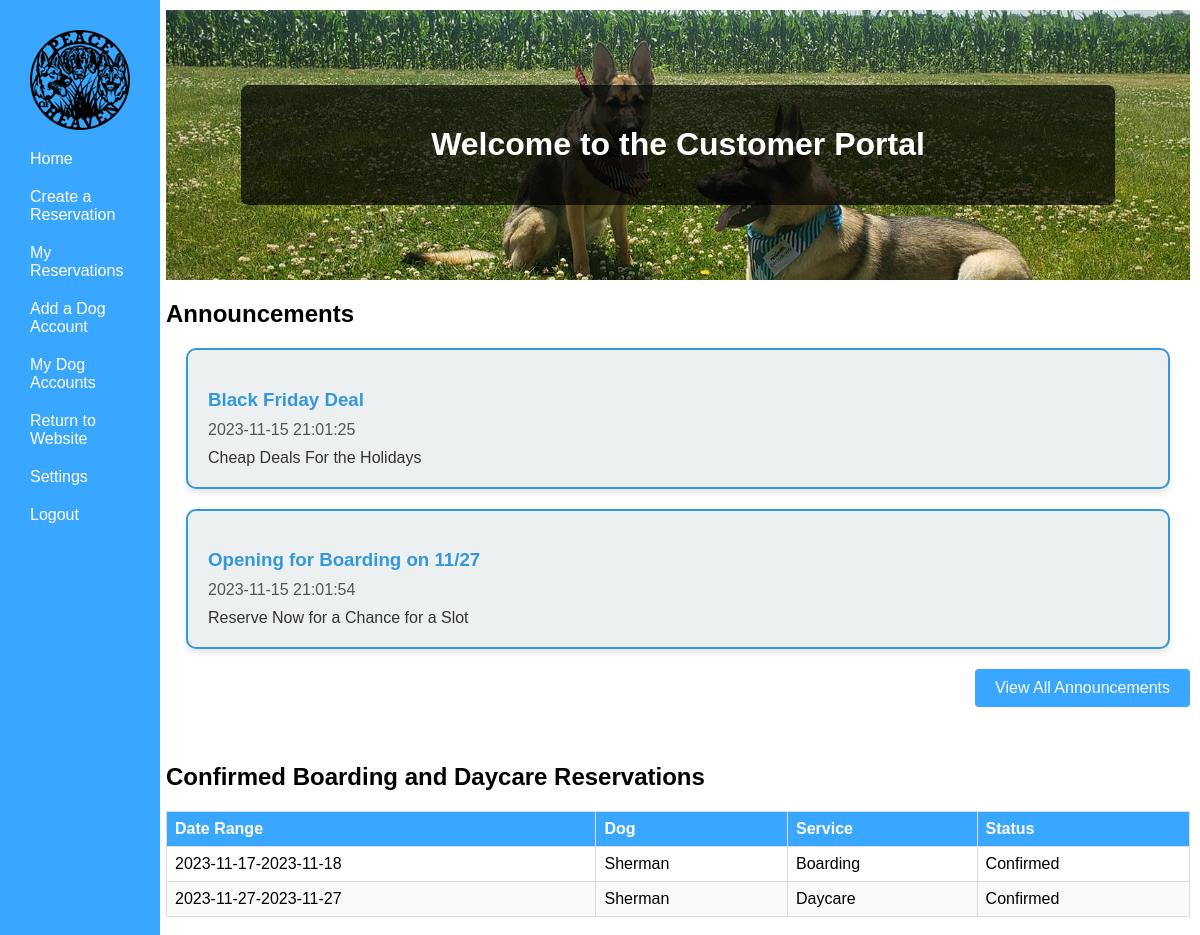
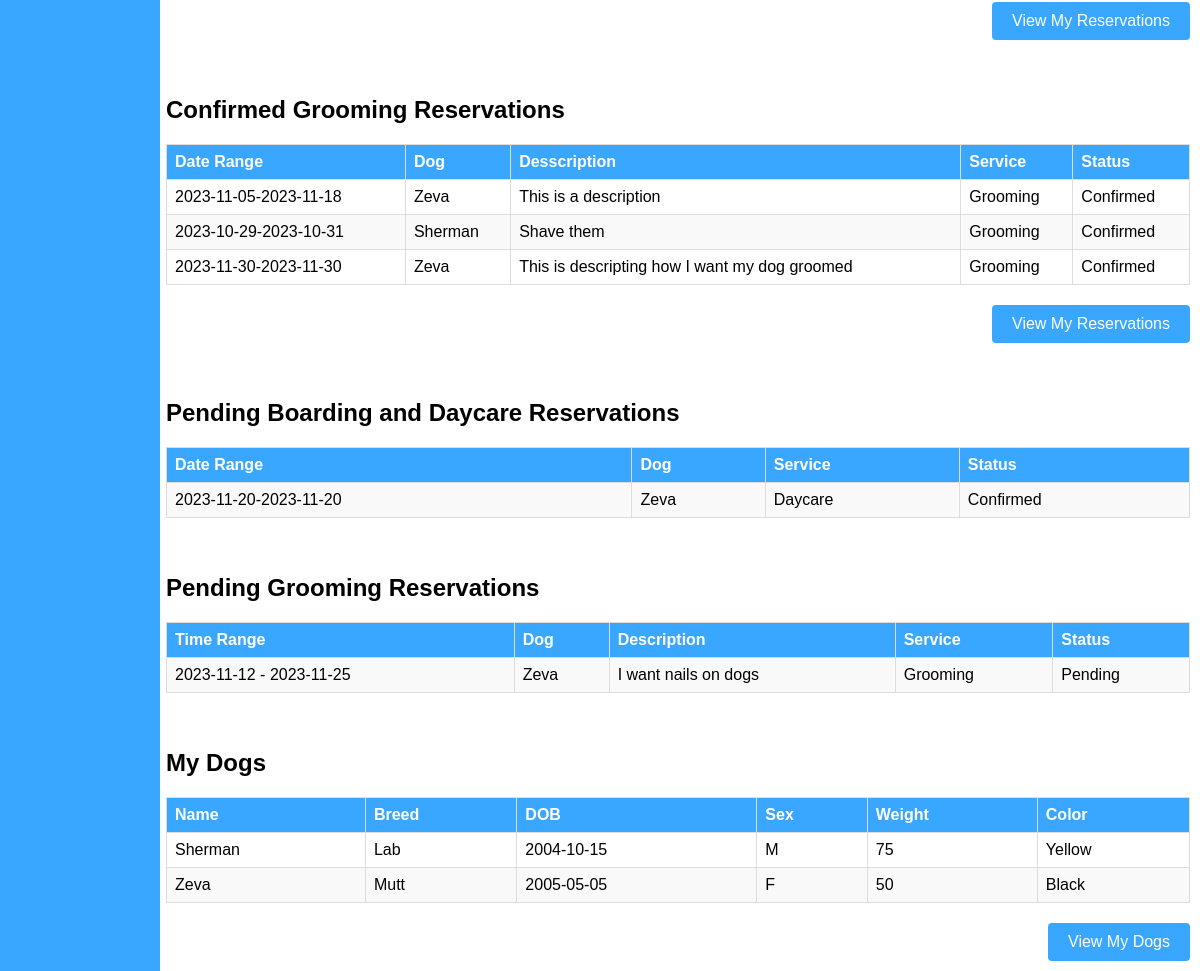
Before: /php/Customer Portal/CustHome.php (signed in) with the older database file (2 pictures, top to bottom).
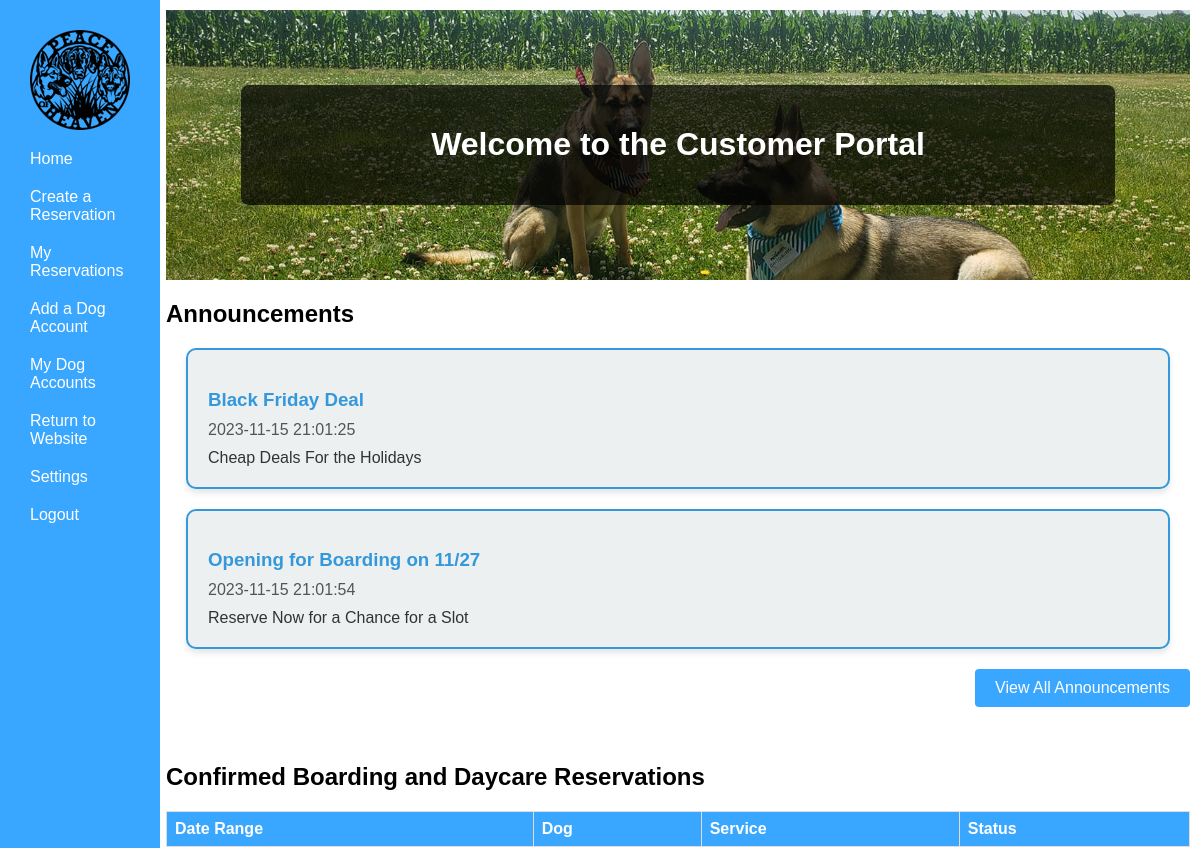
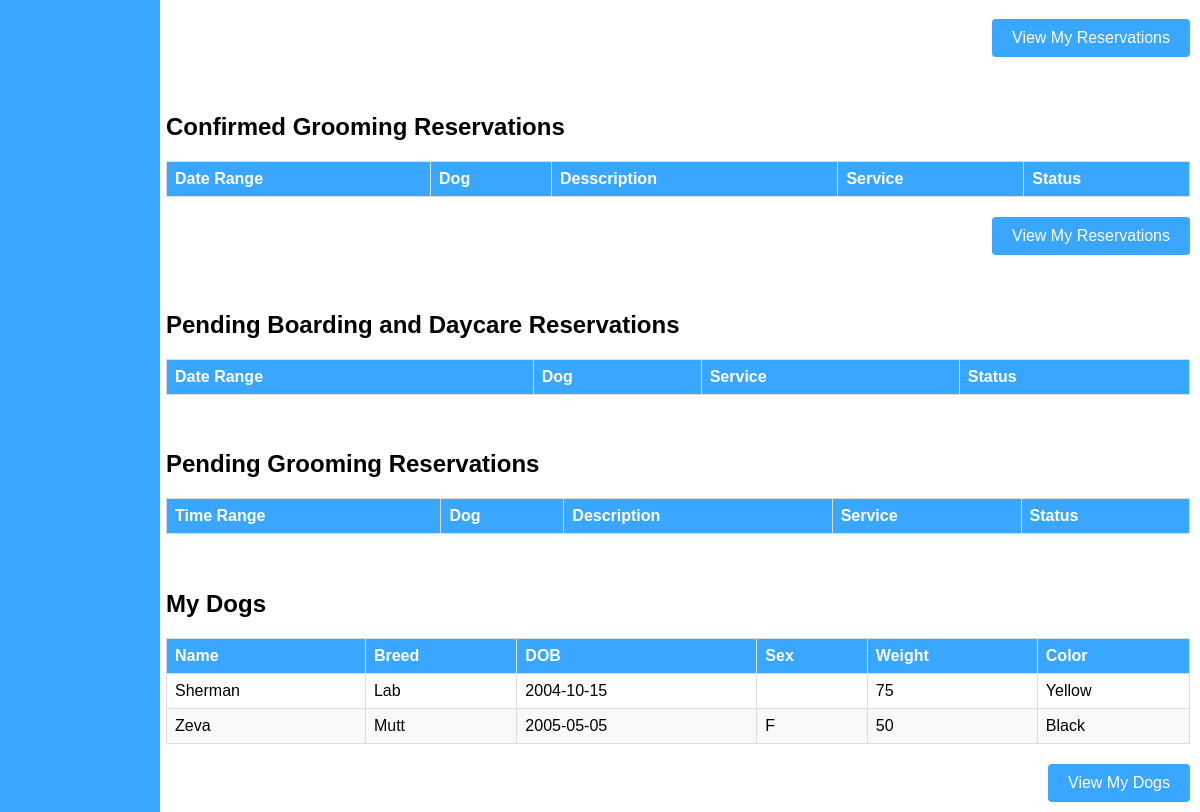
After: the same page with the newer database file (2 pictures, top to bottom).
### tables this page shows
CREATE TABLE `announcements` (
  `id` int(11) NOT NULL,
  `header` varchar(255) NOT NULL,
  `description` varchar(500) NOT NULL,
  `age` int(11) NOT NULL,
  `date` datetime NOT NULL
);

CREATE TABLE `reservation` (
  `Res_ID` int(11) NOT NULL,
  `ResStartTime` date NOT NULL,
  `ResEndTime` date NOT NULL,
  `EmerContact` varchar(255) NOT NULL,
  `EmerPhone` varchar(12) NOT NULL,
  `isCheckedIn` tinyint(1) NOT NULL,
  `ServiceType` text NOT NULL,
  `isApproved` tinyint(1) NOT NULL,
  `ResDesc` varchar(500) NOT NULL,
  `isFinished` tinyint(1) NOT NULL,
  `CustID` int(11) NOT NULL,
  `DogID` int(11) NOT NULL,
  `KennelID` int(11) NOT NULL
);

CREATE TABLE `dog` (
  `DogID` int(11) NOT NULL,
  `DogName` varchar(30) NOT NULL,
  `Breed` varchar(30) NOT NULL,
  `DogDOB` date NOT NULL,
  `Sex` char(1) NOT NULL,
  `isFixed` tinyint(1) NOT NULL,
  `Weight` int(3) NOT NULL,
  `Color` varchar(16) NOT NULL,
  `HasForms` tinyint(1) NOT NULL DEFAULT 0,
  `DogOtherInfo` varchar(500) NOT NULL,
  `CustID` int(11) NOT NULL
);

CREATE TABLE `grooming_reservation` (
  `GroomResID` int(11) NOT NULL,
  `ResStartDate` date NOT NULL,
  `ResEndDate` date NOT NULL,
  `EmerContact` varchar(255) NOT NULL,
  `EmerPhone` varchar(12) NOT NULL,
  `isApproved` tinyint(1) NOT NULL DEFAULT 0,
  `GroomingDesc` varchar(500) NOT NULL,
  `isFinished` tinyint(1) NOT NULL DEFAULT 0,
  `CustID` int(11) NOT NULL,
  `DogID` int(11) NOT NULL
);

### php/Customer Portal/CustHome.php (the view, shortened to what the rows shown need)
<?php
    $user = new User();
    if($user->isLoggedIn()) {
    if($user->data()->group == 1){
        include("../Customer Portal/CustNavBar.php");
    }
?>
<!DOCTYPE html>
<html>
<head>
    <link rel="stylesheet" href="/PeaceOfHeavenWebPage/css/CustHome.css">
</head>
<body>
<div class=content>
    <div class="header">
        <div class="welcome-box">
        <h1>Welcome to the Customer Portal</h1>
        </div>
    </div>
     <h2>Announcements </h2>
      <?php
      $announcement = new Announcement();
      $announcement->postAnnouncements();
      $allAnnouncements = $announcement->data();
      if(!empty($allAnnouncements)){
        foreach($allAnnouncements as $announcement){
          $header = $announcement->header;
          $date = $announcement->date;
          $description = $announcement->description;
          echo '<div class="announcement">';
          echo '<h3>'.$header.'</h3>';
          echo '<p class="date">'.$date.'</p>';
          echo '<p class="description">'.$description.'</p>';
          echo '</div>';
        }
      }
      ?>
  <br><br>
        <h2>Confirmed Boarding and Daycare Reservations</h2>
        <table>
        <thead>
          <tr>
            <th>Date Range</th>
            <th>Dog</th>
            <th>Service</th>
            <th>Status</th>
          </tr>
    </thead>
    <tbody>
                  <?php
                $reservation = new Reservation('service', array());
                $dog = new Dog();
                $customer = new Customer();
                $customer->findCustInfo($user->data()->id);
                $custid = $customer->data()->CustID;
                $reservation->getConfirmedReservationsWithCustID($custid);
                $allReservations = $reservation->getReservationData();
                if(!empty($allReservations)){
                    foreach ($allReservations as $reservation){
                        echo '<tr>';
                        echo '<td>' . $reservation->ResStartTime . '-'.$reservation->ResEndTime.'</td>';
                        $dog->findDogInfoWithDogID($reservation->DogID);
                        $dogName = $dog->data()->DogName;
                        echo '<td>'.$dogName.'</td>';
                        echo '<td>' . $reservation->ServiceType .'</td>';
                        echo '<td> Confirmed </td>';
                        echo '</tr>';
                    }
                }  ?>
    </tbody>
  </table>
  <br><br>
      <h2>Confirmed Grooming Reservations</h2>
    <table>
    <thead>
      <tr>
        <th>Date Range</th>
        <th>Dog</th>
        <th>Desscription</th>
        <th>Service</th>
        <th>Status</th>
      </tr>
    </thead>
    <tbody>
    <?php
                $reservation = new GroomingReservation('service', array());
                $dog = new Dog();
                $customer = new Customer();
                $customer->findCustInfo($user->data()->id);
                $custid = $customer->data()->CustID;
                $reservation->getConfirmedGroomingReservationsWithCustID($custid);
                $allReservations = $reservation->getReservationData();
                if(!empty($allReservations)){
                    foreach ($allReservations as $reservation){
                        echo '<tr>';
                        echo '<td>' . $reservation->ResStartDate . '-'.$reservation->ResEndDate.'</td>';
                        $dog->findDogInfoWithDogID($reservation->DogID);
                        $dogName = $dog->data()->DogName;
                        echo '<td>'.$dogName.'</td>';
                        echo '<td>'.$reservation->GroomingDesc . '</td>';
                        echo '<td>Grooming</td>';
                        echo '<td> Confirmed </td>';
                        echo '</tr>';
                    }
                }  ?>
    </tbody>
  </table>
  <br><br>
  <h2>Pending Boarding and Daycare Reservations</h2>
  <table>
    <thead>
      <tr>
        <th>Date Range</th>
        <th>Dog</th>
        <th>Service</th>
        <th>Status</th>
      </tr>
    </thead>
    <tbody>
      <tr>
      <?php
                $reservation = new Reservation('service', array());
                $dog = new Dog();
                $customer = new Customer();
                $customer->findCustInfo($user->data()->id);
                $custid = $customer->data()->CustID;
                $reservation->getUnApprovedReservationsWithCustID($custid);
                $allReservations = $reservation->getReservationData();
                if(!empty($allReservations)){
                    foreach ($allReservations as $reservation){
                        echo '<tr>';
                        echo '<td>' . $reservation->ResStartTime . '-'.$reservation->ResEndTime.'</td>';
                        $dog->findDogInfoWithDogID($reservation->DogID);
                        $dogName = $dog->data()->DogName;
                        echo '<td>'.$dogName.'</td>';
                        echo '<td>' . $reservation->ServiceType .'</td>';
                        echo '<td> Confirmed </td>';
                        echo '</tr>';
                    }
                }  ?>
      </tr>
    </tbody>
  </table>
  <br><br>
 <h2>Pending Grooming Reservations</h2>
  <table>
    <thead>
      <tr>
        <th>Time Range</th>
        <th>Dog</th>
        <th>Description</th>
        <th>Service</th>
        <th>Status</th>
      </tr>
    </thead>
    <tbody>
      <tr>
        <?php
        $groomingReservation = new GroomingReservation('Grooming', array());
        $dog = new Dog();
        $user = new User();
        $customer = new Customer();
        $customer->findCustInfo($user->data()->id);
        $custid = $customer->data()->CustID;
        $groomingReservation->getUnApprovedReservationsWithCustID($custid);
        $allGroomingData = $groomingReservation->getReservationData();
            if(!empty($allGroomingData)){
                foreach ($allGroomingData as $reservationGrooming){
                    echo '<tr>';
                    echo '<td>'. $reservationGrooming->ResStartDate . ' - ' .  $reservationGrooming->ResEndDate.'</td>';
                    $dog->findDogInfoWithDogID($reservationGrooming->DogID);
                    $dogName = $dog->data()->DogName;
                    echo '<td>'. $dogName . '</td>';
                    echo '<td>'. $reservationGrooming->GroomingDesc. '</td>';
                    echo '<td>Grooming</td>';
                    echo '<td>Pending</td>';
                    echo '</tr>';
             }
            } ?>
      </tr>
    </tbody>
  </table>
  <br><br>
  <h2>My Dogs</h2>
  <table>
    <thead>
      <tr>
        <th>Name</th>
        <th>Breed</th>
        <th>DOB</th>
        <th>Sex</th>
        <th>Weight</th>
        <th>Color</th>
      </tr>
    </thead>
    <tbody>
        <?php
            $customer = new Customer();
            $customer->findCustInfo($user->data()->id);
            $dog = new Dog();
            $dog->findDogArray($customer->data()->CustID);
             $dogData = $dog->data();
            if(!empty($dogData)){
            foreach ($dogData as $dog) {
                    echo '<tr>';
                    echo '<td>' . $dog->DogName . '</td>';
                    echo '<td>' . $dog->Breed . '</td>';
                    echo '<td>' . $dog->DogDOB . '</td>';
                    echo '<td>' . $dog->Sex . '</td>';
                    echo '<td>' . $dog->Weight . '</td>';
                    echo '<td>' . $dog->Color . '</td>';
                    echo '</tr>';
                }
            }
        ?>
    </tbody>
  </table>
</div>
</body>
</html>
<?php } else {
            Redirect ::to('../UserHandling/login.php');
            }
?>

Changed rows visible on the page:
removed reservation: ResStartTime "2023-11-17", ResEndTime "2023-11-18", DogID.DogName "Sherman", ServiceType "Boarding", shown under "Confirmed Boarding and Daycare Reservations"
removed reservation: ResStartTime "2023-11-27", ResEndTime "2023-11-27", DogID.DogName "Sherman", ServiceType "Daycare", shown under "Confirmed Boarding and Daycare Reservations"
removed grooming_reservation: ResStartDate "2023-11-05", ResEndDate "2023-11-18", DogID.DogName "Zeva", GroomingDesc "This is a description", shown under "Confirmed Grooming Reservations"
removed grooming_reservation: ResStartDate "2023-10-29", ResEndDate "2023-10-31", DogID.DogName "Sherman", GroomingDesc "Shave them", shown under "Confirmed Grooming Reservations"
removed grooming_reservation: ResStartDate "2023-11-30", ResEndDate "2023-11-30", DogID.DogName "Zeva", GroomingDesc "This is descripting how I want my dog groomed", shown under "Confirmed Grooming Reservations"
removed reservation: ResStartTime "2023-11-20", ResEndTime "2023-11-20", DogID.DogName "Zeva", ServiceType "Daycare", shown under "Pending Boarding and Daycare Reservations"
removed grooming_reservation: ResStartDate "2023-11-12", ResEndDate "2023-11-25", DogID.DogName "Zeva", GroomingDesc "I want nails on dogs", shown under "Pending Grooming Reservations"
changed dog "Sherman": Sex "M" → (not shown)
